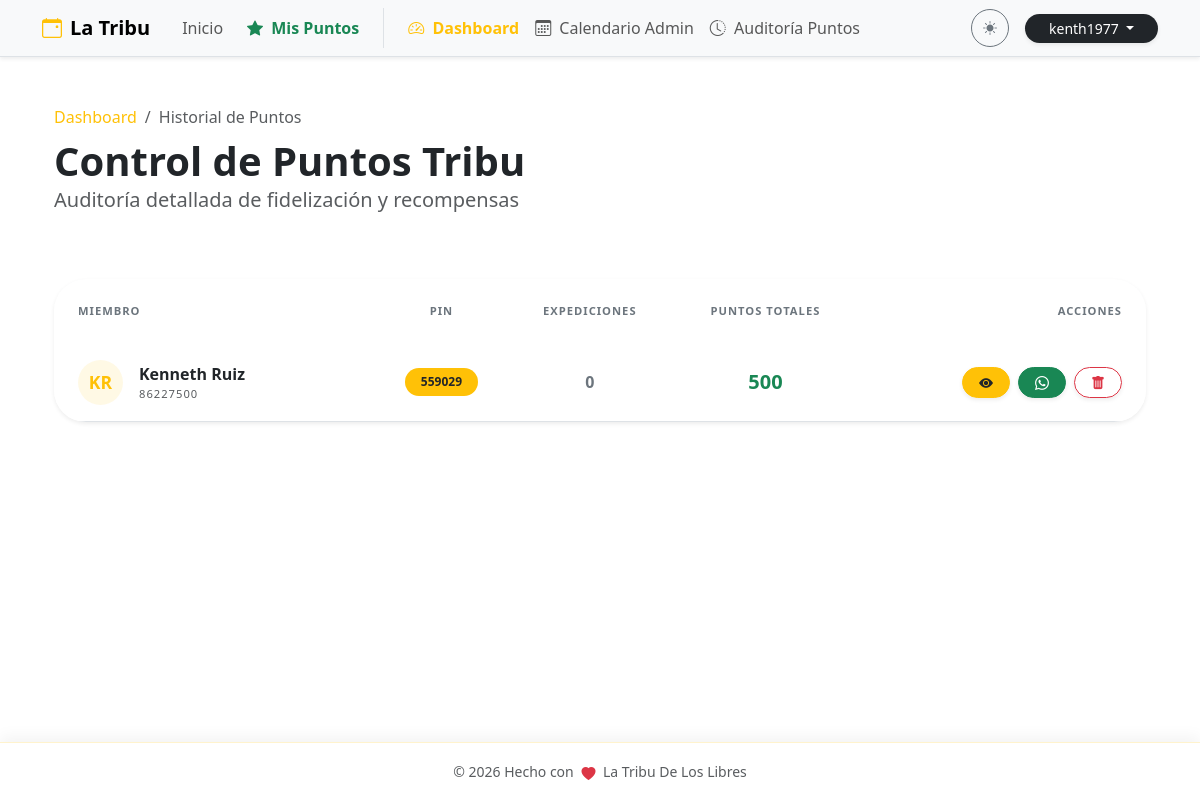
/admin/puntos (signed in), run on an earlier commit of the app's database.
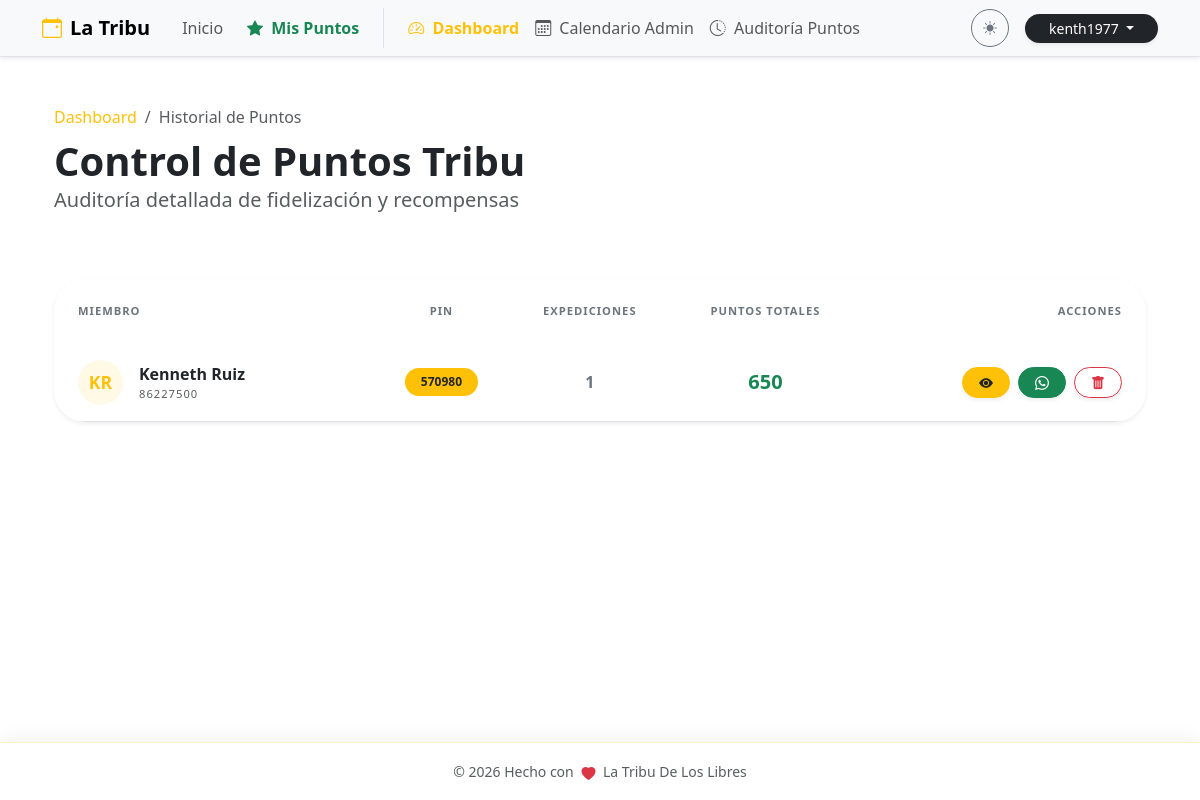
And on a later commit of the database.
### db.py (models this page shows)
class Member(db.Model):
    id = db.Column(db.Integer, primary_key=True)
    pin = db.Column(db.String(10), unique=True, nullable=False) # Identificador único
    nombre = db.Column(db.String(100), nullable=False)
    apellido1 = db.Column(db.String(100), nullable=False)
    apellido2 = db.Column(db.String(100), default='')
    telefono = db.Column(db.String(20), nullable=False)
    birth_date = db.Column(db.Date, nullable=True) # Para el cálculo de edad y felicitaciones
    puntos_totales = db.Column(db.Integer, default=0) # Acumulado histórico de puntos
    ultimo_regalo_bday = db.Column(db.Integer, default=0)
    created_at = db.Column(db.DateTime, default=datetime.utcnow)
    bookings = db.relationship('Booking', backref='member', lazy=True, cascade="all, delete-orphan")

### puntos.py (the view)
@puntos_bp.route('/admin/puntos')
@login_required
def historial_global():
    if not current_user.is_superuser:
        flash('Acceso denegado. Se requiere nivel de Superusuario.', 'danger')
        return redirect(url_for('main.home'))
    members = Member.query.order_by(Member.puntos_totales.desc()).all()
    return render_template('puntos.html', members=members)

### app.py (called while the page is built)
@login_manager.user_loader
def load_user(user_id):
    return User.query.get(int(user_id))

### templates/puntos.html (shortened to what the changed rows need)
{% extends "base.html" %}
{% block content %}
<div class="container py-4">
    <div class="row mb-5 align-items-end">
        <div class="col-md-8">
            <h1 class="display-6 fw-bold mb-0">
                {% if selected_member %}
                    Movimientos de <span class="text-warning">{{ selected_member.nombre }}</span>
                {% else %}
                    Control de Puntos Tribu
                {% endif %}
            </h1>
        </div>
    </div>
    {% if selected_member %}
        <div class="card border-0 shadow-lg rounded-5 overflow-hidden animate__animated animate__fadeInUp">
            <div class="card-body p-3 p-md-5">
                <h5 class="fw-bold mb-4 border-bottom pb-2">Registro Cronológico</h5>
                {% if movimientos %}
                    <div class="table-responsive d-none d-md-block">
                        <table class="table table-hover align-middle border-0" id="movementsTable">
                            <thead class="bg-body-tertiary">
                                <tr>
                                    <th class="border-0 px-4 py-3 text-secondary x-small fw-bold text-uppercase">Fecha</th>
                                    <th class="border-0 py-3 text-secondary x-small fw-bold text-uppercase">Concepto</th>
                                    <th class="border-0 py-3 text-secondary x-small fw-bold text-uppercase text-center">Tipo</th>
                                    <th class="border-0 py-3 text-secondary x-small fw-bold text-uppercase text-end pe-4">Suma / Resta</th>
                                </tr>
                            </thead>
                            <tbody>
                                {% for m in movimientos %}
                                <tr class="movement-row" data-detalle="{{ m.detalle }}" data-puntos="{{ m.puntos }}">
                                    <td class="px-4 py-3">
                                        <span class="text-body fw-medium small">{{ m.fecha.strftime('%d %b, %Y') if m.fecha else 'N/A' }}</span>
                                    </td>
                                    <td>
                                        <div class="d-flex align-items-center">
                                            <div class="p-2 rounded-3 bg-light {{ m.color }} me-3">
                                                <i class="bi {{ m.icono }} fs-5"></i>
                                            </div>
                                            <span class="fw-bold text-body">{{ m.detalle }}</span>
                                        </div>
                                    </td>
                                    <td class="text-center">
                                        <span class="badge bg-light text-dark border px-3 py-2 rounded-pill">{{ m.tipo }}</span>
                                    </td>
                                    <td class="text-end pe-4">
                                        <span class="fw-bold fs-5 {{ m.color }}">
                                            {% if m.puntos > 0 %}+{% endif %}{{ m.puntos }}
                                        </span>
                                    </td>
                                </tr>
                                {% endfor %}
                            </tbody>
                        </table>
                    </div>
                    <div class="d-md-none">
                        {% for m in movimientos %}
                        <div class="mobile-point-card p-3 rounded-4 border mb-3 animate__animated animate__fadeInLeft" style="animation-delay: {{ loop.index0 * 0.05 }}s">
                            <div class="d-flex justify-content-between align-items-start mb-2">
                                <div class="d-flex align-items-center">
                                    <div class="p-2 rounded-3 bg-light {{ m.color }} me-3">
                                        <i class="bi {{ m.icono }} fs-4"></i>
                                    </div>
                                    <div>
                                        <div class="fw-bold text-body leading-tight">{{ m.detalle }}</div>
                                        <div class="x-small text-muted">{{ m.fecha.strftime('%d %b, %Y') if m.fecha else 'N/A' }}</div>
                                    </div>
                                </div>
                                <div class="text-end">
                                    <span class="fw-bold fs-4 {{ m.color }}">
                                        {% if m.puntos > 0 %}+{% endif %}{{ m.puntos }}
                                    </span>
                                </div>
                            </div>
                            <div class="d-flex justify-content-between align-items-center mt-2 pt-2 border-top">
                                <span class="badge bg-light text-dark border px-2 py-1 x-small">{{ m.tipo }}</span>
                            </div>
                        </div>
                        {% endfor %}
                    </div>
                {% else %}
                    <div class="text-center py-5">
                        <i class="bi bi-clock-history text-muted opacity-25 display-1"></i>
                        <p class="mt-3 text-muted">Sin movimientos registrados.</p>
                    </div>
                {% endif %}
            </div>
            <div class="card-footer bg-light border-0 p-4 text-center">
                <a href="{{ url_for('puntos.historial_global') }}" class="btn btn-outline-secondary rounded-pill px-5 fw-bold w-100 w-md-auto">VOLVER AL LISTADO</a>
            </div>
        </div>
        <div class="modal fade" id="deleteUserModal{{ selected_member.id }}" tabindex="-1" data-bs-backdrop="static">
            <div class="modal-dialog modal-dialog-centered">
                <div class="modal-content border-0 shadow-lg rounded-5 overflow-hidden">
                    <div class="modal-header bg-danger text-white border-0 py-3 text-center d-block">
                        <h5 class="modal-title fw-bold">Eliminación Permanente</h5>
                    </div>
                    <div class="modal-body p-4 p-md-5">
                        <div class="text-center mb-4">
                            <i class="bi bi-exclamation-octagon-fill text-danger display-4 opacity-25"></i>
                            <h4 class="fw-bold mt-2">{{ selected_member.nombre }} {{ selected_member.apellido1 }}</h4>
                        </div>
                        <p class="text-muted small text-center mb-4">Marque las 3 casillas para habilitar el borrado de base de datos:</p>
                        <div class="bg-danger bg-opacity-5 p-4 rounded-4 border border-danger border-opacity-10">
                            <div class="form-check mb-3">
                                <input class="form-check-input border-danger" type="checkbox" id="checkA{{ selected_member.id }}" onchange="validateTripleDelete({{ selected_member.id }})">
                                <label class="form-check-label fw-bold small text-dark" for="checkA{{ selected_member.id }}">Deseo eliminar permanentemente a este miembro.</label>
                            </div>
                            <div class="form-check mb-3">
                                <input class="form-check-input border-danger" type="checkbox" id="checkB{{ selected_member.id }}" onchange="validateTripleDelete({{ selected_member.id }})">
                                <label class="form-check-label fw-bold small text-dark" for="checkB{{ selected_member.id }}">Entiendo que perderá sus {{ selected_member.puntos_totales }} puntos e historial.</label>
                            </div>
                            <div class="form-check">
                                <input class="form-check-input border-danger" type="checkbox" id="checkC{{ selected_member.id }}" onchange="validateTripleDelete({{ selected_member.id }})">
                                <label class="form-check-label fw-bold small text-dark" for="checkC{{ selected_member.id }}">Acepto que esta acción es IRREVERSIBLE.</label>
                            </div>
                        </div>
                        <form action="{{ url_for('main.delete_member', member_id=selected_member.id) }}" method="POST" class="mt-4">
                            <div class="d-grid gap-2">
                                <button type="submit" id="finalDeleteBtn{{ selected_member.id }}" class="btn btn-danger py-3 fw-bold rounded-pill disabled shadow-sm">
                                    ELIMINAR MIEMBRO DE LA BASE DE DATOS
                                </button>
                                <button type="button" class="btn btn-light py-2 fw-bold text-muted rounded-pill mt-2" data-bs-dismiss="modal">CANCELAR</button>
                            </div>
                        </form>
                    </div>
                </div>
            </div>
        </div>
    {% else %}
        <div class="card border-0 shadow-sm rounded-5 bg-body overflow-hidden animate__animated animate__fadeIn">
            <div class="card-body p-0">
                <div class="table-responsive d-none d-md-block">
                    <table class="table table-hover align-middle mb-0">
                        <thead class="bg-body-tertiary">
                            <tr>
                                <th class="border-0 px-4 py-4 text-secondary x-small fw-bold text-uppercase">Miembro</th>
                                <th class="border-0 py-4 text-secondary x-small fw-bold text-uppercase text-center">PIN</th>
                                <th class="border-0 py-4 text-secondary x-small fw-bold text-uppercase text-center">Expediciones</th>
                                <th class="border-0 py-4 text-secondary x-small fw-bold text-uppercase text-center">Puntos Totales</th>
                                <th class="border-0 py-4 text-secondary x-small fw-bold text-uppercase text-end pe-4">Acciones</th>
                            </tr>
                        </thead>
                        <tbody>
                            {% for member in members %}
                            <tr>
                                <td class="px-4 py-3">
                                    <div class="d-flex align-items-center">
                                        <div class="avatar-sm me-3 bg-warning bg-opacity-10 text-warning rounded-circle d-flex align-items-center justify-content-center fw-bold" style="width: 45px; height: 45px; font-size: 1.1rem;">
                                            {{ member.nombre[0] }}{{ member.apellido1[0] }}
                                        </div>
                                        <div>
                                            <div class="fw-bold text-body">{{ member.nombre }} {{ member.apellido1 }}</div>
                                            <div class="x-small text-muted">{{ member.telefono }}</div>
                                        </div>
                                    </div>
                                </td>
                                <td class="text-center">
                                    <span class="badge bg-warning text-dark px-3 py-2 rounded-pill fw-bold">{{ member.pin }}</span>
                                </td>
                                <td class="text-center">
                                    <span class="fw-bold text-secondary">{{ member.bookings|length }}</span>
                                </td>
                                <td class="text-center">
                                    <span class="fw-bold text-success fs-5">{{ member.puntos_totales }}</span>
                                </td>
                                <td class="text-end pe-4">
                                    <div class="d-flex justify-content-end gap-2">
                                        <a href="{{ url_for('puntos.detalle_miembro', member_id=member.id) }}" class="btn btn-warning btn-sm text-dark fw-bold rounded-pill px-3 shadow-sm" title="Ver Movimientos">
                                            <i class="bi bi-eye-fill"></i>
                                        </a>
                                        <button class="btn btn-success btn-sm rounded-pill px-3 shadow-sm" title="Enviar WhatsApp" onclick="shareStatement('{{ member.nombre }}', '{{ member.telefono }}', '{{ member.puntos_totales }}')">
                                            <i class="bi bi-whatsapp"></i>
                                        </button>
                                        <button class="btn btn-outline-danger btn-sm rounded-pill px-3 shadow-sm" title="Eliminar Miembro" data-bs-toggle="modal" data-bs-target="#deleteUserModal{{ member.id }}">
                                            <i class="bi bi-trash-fill"></i>
                                        </button>
                                    </div>
                                </td>
                            </tr>
                            {% endfor %}
                        </tbody>
                    </table>
                </div>
            </div>
        </div>
    {% endif %}
</div>
{% endblock %}

What changed in the data, as far as the page shows it:
removed Member: nombre "K", apellido1 "R", nombre "Kenneth", apellido1 "Ruiz", telefono "86227500", pin "559029", bookings|length "0", puntos_totales "500"
added Member: nombre "K", apellido1 "R", nombre "Kenneth", apellido1 "Ruiz", telefono "86227500", pin "570980", bookings|length "1", puntos_totales "650"
